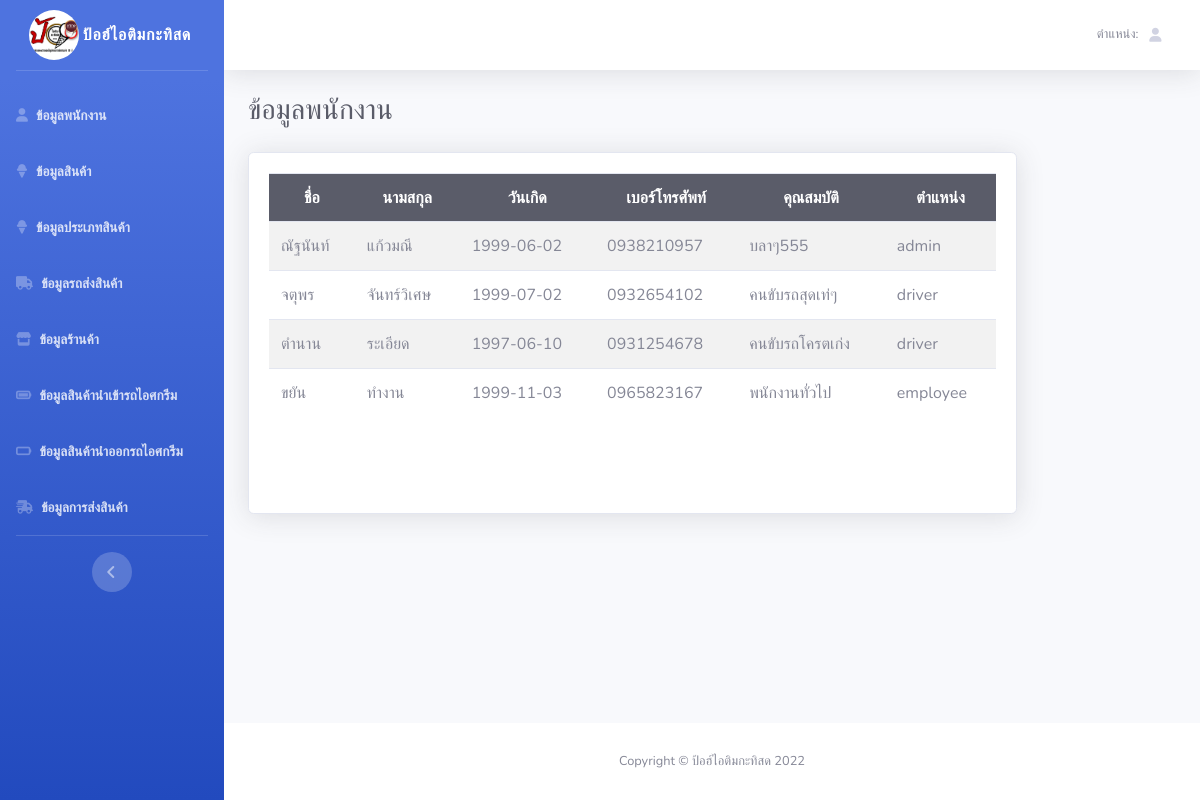
Screenshot of /employee_employee.php with the database file from the repository.
### tables this page shows
CREATE TABLE `employee` (
  `emp_id` varchar(50) NOT NULL,
  `emp_psw` varchar(50) NOT NULL,
  `emp_name` varchar(50) NOT NULL,
  `emp_sname` varchar(50) NOT NULL,
  `emp_birth` date NOT NULL,
  `emp_phone` varchar(15) NOT NULL,
  `qualification` varchar(100) NOT NULL,
  `position` enum('admin','driver','employee','') NOT NULL
);

### employee_employee.php (the view, shortened to what this page needs)
<?php
require("connection.php");
?>
<!DOCTYPE html>
<html lang="en">
<head>
    <link href="vendor/fontawesome-free-6.0.0-web/css/all.min.css" rel="stylesheet" type="text/css">
    <link href="css/sb-admin-2.min.css" rel="stylesheet">
</head>
<body id="page-top">
    <div id="wrapper">
        <ul class="navbar-nav bg-gradient-primary sidebar sidebar-dark accordion" id="accordionSidebar">
            <a class="sidebar-brand d-flex align-items-center justify-content-center" href="index_employee.php">
                <div >
                    <i><img style="border-radius: 50%; width: 50px; " src="image/224019868_4188885927869080_8971062786250497666_n.jpg" ></i>
                </div>
                <div class="sidebar-brand-text mx-1">ป้อฮ์ไอติมกะทิสด</div>
            </a>
            <hr class="sidebar-divider">
            <li class="nav-item">
                <a class="nav-link collapsed" href="employee_employee.php">
                    <i class="fa-solid fa-user"></i>
                    <span><b>ข้อมูลพนักงาน</b></span>
                </a>
            </li>
            <li class="nav-item">
                <a class="nav-link collapsed" href="#">
                    <i class="fa-solid fa-ice-cream"></i>
                    <span><b>ข้อมูลสินค้า</b></span>
                </a>
            </li>
            <li class="nav-item">
                <a class="nav-link collapsed" href="#">
                    <i class="fa-solid fa-ice-cream"></i>
                    <span><b>ข้อมูลประเภทสินค้า</b></span>
                </a>
            </li>
            <li class="nav-item">
                <a class="nav-link collapsed" href="truck_admin.php">
                    <i class="fa-solid fa-truck"></i>
                    <span><b>ข้อมูลรถส่งสินค้า</b></span>
                </a>
            </li>
            <li class="nav-item">
                <a class="nav-link collapsed" href="#">
                    <i class="fa-solid fa-store"></i>
                    <span><b>ข้อมูลร้านค้า</b></span>
                </a>
            </li>
            <li class="nav-item">
                <a class="nav-link collapsed" href="#">
                    <i class="fa-solid fa-battery-full"></i>
                    <span><b>ข้อมูลสินค้านำเข้ารถไอศกรีม</b></span>
                </a>
            </li>
            <li class="nav-item">
                <a class="nav-link collapsed" href="#">
                    <i class="fa-solid fa-battery-empty"></i>
                    <span><b>ข้อมูลสินค้านำออกรถไอศกรีม</b></span>
                </a>
            </li>
            <li class="nav-item">
                <a class="nav-link collapsed" href="#">
                    <i class="fa-solid fa-truck-fast"></i>
                    <span><b>ข้อมูลการส่งสินค้า</b></span>
                </a>
            </li>
            <hr class="sidebar-divider d-none d-md-block">
            <div class="text-center d-none d-md-inline">
                <button class="rounded-circle border-0" id="sidebarToggle"></button>
            </div>
        </ul>
        <div id="content-wrapper" class="d-flex flex-column">
            <div id="content">
                <nav class="navbar navbar-expand navbar-light bg-white topbar mb-4 static-top shadow">
                    <ul class="navbar-nav ml-auto">
                        <li class="nav-item dropdown no-arrow">
                            <a class="nav-link dropdown-toggle" href="#" id="userDropdown" role="button"
                                data-toggle="dropdown" aria-haspopup="true" aria-expanded="false">
                                <span class="mr-2 d-none d-lg-inline text-gray-600 small">ตำแหน่ง: <?=$_SESSION['position']?></span>
                                <i class="fas fa-user fa-sm fa-fw mr-2 text-gray-400"></i>
                            </a>
                        </li>
                    </ul>
                </nav>
                <div class="container-fluid">
                    <div class="d-sm-flex align-items-center justify-content-between mb-4">
                        <h1 class="h3 mb-0 text-gray-800">ข้อมูลพนักงาน</h1>
                    </div>
                    <div class="row">
                        <div class="col-xl-10 col-lg-7">
                            <div class="card shadow mb-4">
                                <div class="card-body">
                                    <div class="chart-area">
                                    <table class="table table-striped table-lg" id="table" style="margin: auto;">
                                    <tbody>
                                        <tr>
                                        <td class="table-dark" style="text-align: center;"><b>ชื่อ</b></td>
                                        <td class="table-dark" style="text-align: center;"><b>นามสกุล</b></td>
                                        <td class="table-dark" style="text-align: center;"><b>วันเกิด</b></td>
                                        <td class="table-dark" style="text-align: center;"><b>เบอร์โทรศัพท์</b></td>
                                        <td class="table-dark" style="text-align: center;"><b>คุณสมบัติ</b></td>
                                        <td class="table-dark" style="text-align: center;"><b>ตำแหน่ง</b></td>
                                            <?php
                                            $sql2 = "SELECT * FROM employee";
                                            $result = mysqli_query($conn,$sql2);
                                            while ($row = mysqli_fetch_assoc($result)){
                                            ?>
                                                <td><?php echo $row['emp_name']?></td>
                                                <td><?php echo $row['emp_sname']?></td>
                                                <td><?php echo $row['emp_birth']?></td>
                                                <td><?php echo $row['emp_phone']?></td>
                                                <td><?php echo $row['qualification']?></td>
                                                <td><?php echo $row['position']?></td>
                                        </tr>
                                        <?php
                                            }
                                        ?>
                                    </tbody>
                                    </table>
                                    </div>
                                </div>
                            </div>
                        </div>
                    </div>
                </div>
            </div>
            <footer class="sticky-footer bg-white">
                <div class="container my-auto">
                    <div class="copyright text-center my-auto">
                        <span>Copyright &copy; ป้อฮ์ไอติมกะทิสด 2022</span>
                    </div>
                </div>
            </footer>
        </div>
    </div>
</body>
</html>

### rows the page displays
employee: emp_name "ณัฐนันท์", emp_sname "แก้วมณี", emp_birth "1999-06-02", emp_phone "0938210957", qualification "บลาๆ555", position "admin"
employee: emp_name "จตุพร", emp_sname "จันทร์วิเศษ", emp_birth "1999-07-02", emp_phone "0932654102", qualification "คนขับรถสุดเท่ๆ", position "driver"
employee: emp_name "ตำนาน", emp_sname "ระเอียด", emp_birth "1997-06-10", emp_phone "0931254678", qualification "คนขับรถโครตเก่ง", position "driver"
employee: emp_name "ขยัน", emp_sname "ทำงาน", emp_birth "1999-11-03", emp_phone "0965823167", qualification "พนักงานทั่วไป", position "employee"
